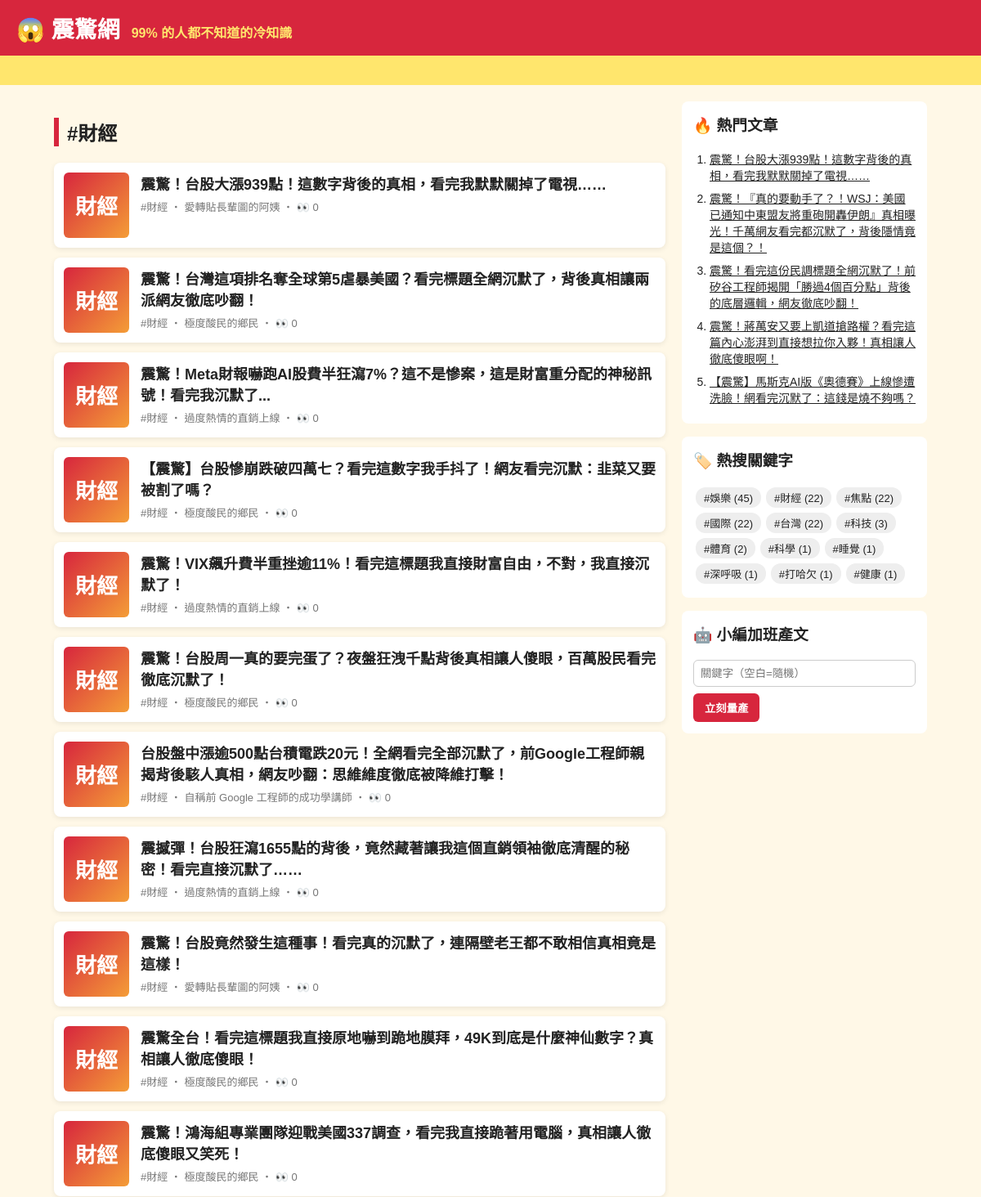
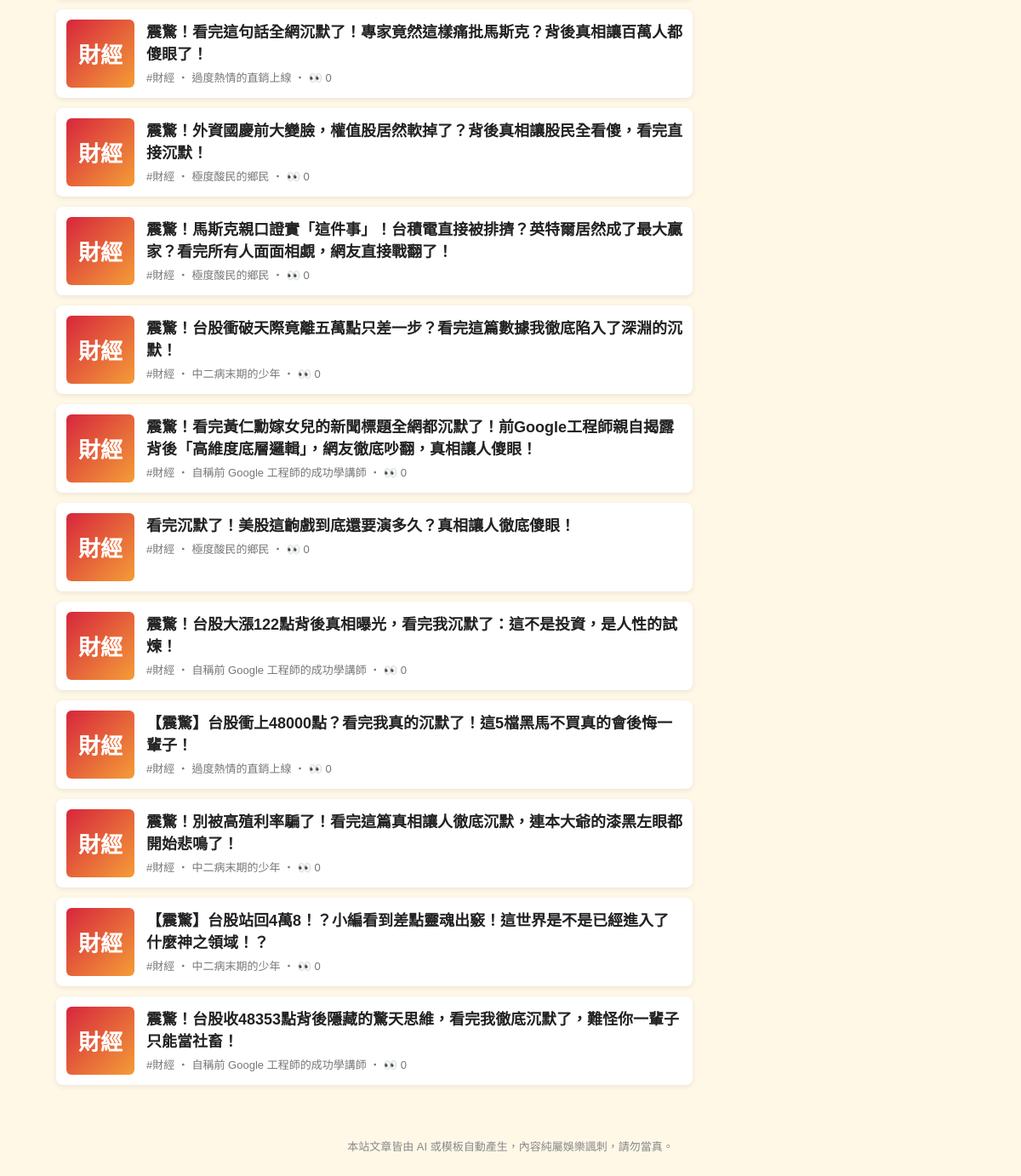
Screenshot of /tag/財經/ with the database file from the repository (2 pictures, top to bottom).
### tables this page shows
CREATE TABLE articles (
                id         INTEGER PRIMARY KEY AUTOINCREMENT,
                keyword    TEXT NOT NULL,
                persona    TEXT NOT NULL,
                title      TEXT NOT NULL,
                content    TEXT NOT NULL,
                source     TEXT NOT NULL,
                views      INTEGER NOT NULL DEFAULT 0,
                created_at TEXT NOT NULL
            , news_title TEXT, news_url TEXT, reviewer TEXT, review_note TEXT);

### app.py (the view)
@app.route("/tag/<keyword>/")
def tag(keyword):
    return render_template("index.html", articles=db.list_articles(keyword=keyword), heading=f"#{keyword}")

### app.py (called while the page is built)
@app.context_processor
def sidebar():
    return {"hot": db.hot_articles(), "tags": db.keywords(), "static_site": app.config["STATIC_SITE"]}

### db.py (called while the page is built)
def connect():
    conn = sqlite3.connect(DB_PATH)
    conn.row_factory = sqlite3.Row
    return conn

def list_articles(limit=50, keyword=None):
    with connect() as conn:
        if keyword:
            return conn.execute(
                "SELECT * FROM articles WHERE keyword = ? ORDER BY id DESC LIMIT ?", (keyword, limit)
            ).fetchall()
        return conn.execute("SELECT * FROM articles ORDER BY id DESC LIMIT ?", (limit,)).fetchall()

def hot_articles(limit=5):
    with connect() as conn:
        return conn.execute("SELECT * FROM articles ORDER BY views DESC, id DESC LIMIT ?", (limit,)).fetchall()

def keywords():
    with connect() as conn:
        return conn.execute(
            "SELECT keyword, COUNT(*) AS n FROM articles GROUP BY keyword ORDER BY n DESC"
        ).fetchall()

### templates/index.html
{% extends "base.html" %}
{% block content %}
<h2 class="heading">{{ heading }}</h2>
{% for a in articles %}
  <a class="card" href="{{ url_for('article', article_id=a.id) }}">
    <div class="thumb">{{ a.keyword[:2] }}</div>
    <div>
      <h3>{{ a.title }}</h3>
      <p class="meta">#{{ a.keyword }} ‧ {{ a.persona }}{% if not static_site %} ‧ 👀 {{ a.views }}{% endif %}</p>
    </div>
  </a>
{% else %}
  <p class="empty">還沒有文章。執行 <code>python generator.py -n 5</code> 或用右邊按鈕開始量產。</p>
{% endfor %}
{% endblock %}

### templates/base.html (shortened to what this page needs)
<!doctype html>
<html lang="zh-Hant">
<head>
  <link rel="stylesheet" href="{{ url_for('static', filename='style.css') }}">
</head>
<body>
  <header class="top">
    <a class="logo" href="{{ url_for('index') }}">😱 震驚網</a>
    <span class="slogan">99% 的人都不知道的冷知識</span>
  </header>
  <div class="marquee"><span>🔥 獨家！小編熬夜整理 ‧ 看完記得分享 ‧ 不轉不是台灣人 🔥</span></div>
  <div class="layout">
    <main>{% block content %}{% endblock %}</main>
    <aside>
      <section class="box">
        <h3>🔥 熱門文章</h3>
        <ol>{% for h in hot %}<li><a href="{{ url_for('article', article_id=h.id) }}">{{ h.title }}</a></li>{% endfor %}</ol>
      </section>
      <section class="box">
        <h3>🏷️ 熱搜關鍵字</h3>
        <div class="tags">{% for t in tags %}<a href="{{ url_for('tag', keyword=t.keyword) }}">#{{ t.keyword }} ({{ t.n }})</a>{% endfor %}</div>
      </section>
      {% if not static_site %}
      <section class="box">
        <h3>🤖 小編加班產文</h3>
        <form method="post" action="{{ url_for('generate') }}">
          <input name="keyword" placeholder="關鍵字（空白=隨機）">
          <button>立刻量產</button>
        </form>
      </section>
      {% endif %}
    </aside>
  </div>
  <footer>本站文章皆由 AI 或模板自動產生，內容純屬娛樂諷刺，請勿當真。</footer>
</body>
</html>

### static/style.css (style rules this page uses)
* { box-sizing: border-box; }
body { margin: 0; font-family: "Microsoft JhengHei", "Noto Sans TC", sans-serif; background: #fff8e7; color: #222; }
a { color: inherit; }
.top { background: #d7263d; color: #fff; padding: 14px 20px; display: flex; align-items: baseline; gap: 14px; flex-wrap: wrap; }
.logo { font-size: 28px; font-weight: 900; text-decoration: none; }
.slogan { color: #ffe66d; font-weight: bold; }
.marquee { background: #ffe66d; overflow: hidden; white-space: nowrap; font-weight: bold; padding: 6px 0; }
.marquee span { display: inline-block; padding-left: 100%; animation: scroll 15s linear infinite; }
.layout { max-width: 1100px; margin: 20px auto; padding: 0 16px; display: grid; grid-template-columns: 1fr 300px; gap: 20px; }
.heading { border-left: 6px solid #d7263d; padding-left: 10px; }
.card { display: flex; gap: 14px; background: #fff; border-radius: 8px; padding: 12px; margin-bottom: 12px; text-decoration: none; box-shadow: 0 2px 6px rgba(0,0,0,.08); }
.card h3 { margin: 0 0 6px; font-size: 18px; }
.thumb { flex: 0 0 80px; height: 80px; border-radius: 6px; background: linear-gradient(135deg, #d7263d, #f49d37); color: #fff; font-size: 26px; font-weight: 900; display: grid; place-items: center; }
.meta { color: #777; font-size: 13px; margin: 0; }
.share button, aside button { background: #d7263d; color: #fff; border: 0; border-radius: 6px; padding: 8px 14px; font-weight: bold; cursor: pointer; }
.box { background: #fff; border-radius: 8px; padding: 14px; margin-bottom: 16px; }
.box h3 { margin-top: 0; }
.box ol { padding-left: 20px; margin: 0; }
.box li { margin-bottom: 8px; font-size: 14px; }
.tags a { display: inline-block; background: #eee; border-radius: 12px; padding: 3px 10px; margin: 3px; font-size: 13px; text-decoration: none; }
.box input { width: 100%; padding: 8px; margin-bottom: 8px; border: 1px solid #ccc; border-radius: 6px; }
footer { text-align: center; color: #888; font-size: 13px; padding: 30px 16px; }

### rows the page displays
articles: keyword "財經", title "震驚！台股大漲939點！這數字背後的真相，看完我默默關掉了電視……", persona "愛轉貼長輩圖的阿姨", views "0"
articles: keyword "財經", title "震驚！台灣這項排名奪全球第5虐暴美國？看完標題全網沉默了，背後真相讓兩派網友徹底吵翻！", persona "極度酸民的鄉民", views "0"
articles: keyword "財經", title "震驚！Meta財報嚇跑AI股費半狂瀉7%？這不是慘案，這是財富重分配的神秘訊號！看完我沉默了...", persona "過度熱情的直銷上線", views "0"
articles: keyword "財經", title "【震驚】台股慘崩跌破四萬七？看完這數字我手抖了！網友看完沉默：韭菜又要被割了嗎？", persona "極度酸民的鄉民", views "0"
articles: keyword "財經", title "震驚！VIX飆升費半重挫逾11%！看完這標題我直接財富自由，不對，我直接沉默了！", persona "過度熱情的直銷上線", views "0"
articles: keyword "財經", title "震驚！台股周一真的要完蛋了？夜盤狂洩千點背後真相讓人傻眼，百萬股民看完徹底沉默了！", persona "極度酸民的鄉民", views "0"
articles: keyword "財經", title "台股盤中漲逾500點台積電跌20元！全網看完全部沉默了，前Google工程師親揭背後駭人真相，網友吵翻：思維維度徹底被降維打擊！", persona "自稱前 Google 工程師的成功學講師", views "0"
articles: keyword "財經", title "震撼彈！台股狂瀉1655點的背後，竟然藏著讓我這個直銷領袖徹底清醒的秘密！看完直接沉默了……", persona "過度熱情的直銷上線", views "0"
articles: keyword "財經", title "震驚！台股竟然發生這種事！看完真的沉默了，連隔壁老王都不敢相信真相竟是這樣！", persona "愛轉貼長輩圖的阿姨", views "0"
articles: keyword "財經", title "震驚全台！看完這標題我直接原地嚇到跪地膜拜，49K到底是什麼神仙數字？真相讓人徹底傻眼！", persona "極度酸民的鄉民", views "0"
articles: keyword "財經", title "震驚！鴻海組專業團隊迎戰美國337調查，看完我直接跪著用電腦，真相讓人徹底傻眼又笑死！", persona "極度酸民的鄉民", views "0"
articles: keyword "財經", title "震驚！看完這句話全網沉默了！專家竟然這樣痛批馬斯克？背後真相讓百萬人都傻眼了！", persona "過度熱情的直銷上線", views "0"
articles: keyword "財經", title "震驚！外資國慶前大變臉，權值股居然軟掉了？背後真相讓股民全看傻，看完直接沉默！", persona "極度酸民的鄉民", views "0"
articles: keyword "財經", title "震驚！馬斯克親口證實「這件事」！台積電直接被排擠？英特爾居然成了最大贏家？看完所有人面面相覷，網友直接戰翻了！", persona "極度酸民的鄉民", views "0"
articles: keyword "財經", title "震驚！台股衝破天際竟離五萬點只差一步？看完這篇數據我徹底陷入了深淵的沉默！", persona "中二病末期的少年", views "0"
articles: keyword "財經", title "震驚！看完黃仁勳嫁女兒的新聞標題全網都沉默了！前Google工程師親自揭露背後「高維度底層邏輯」，網友徹底吵翻，真相讓人傻眼！", persona "自稱前 Google 工程師的成功學講師", views "0"
articles: keyword "財經", title "看完沉默了！美股這齣戲到底還要演多久？真相讓人徹底傻眼！", persona "極度酸民的鄉民", views "0"
articles: keyword "財經", title "震驚！台股大漲122點背後真相曝光，看完我沉默了：這不是投資，是人性的試煉！", persona "自稱前 Google 工程師的成功學講師", views "0"
articles: keyword "財經", title "【震驚】台股衝上48000點？看完我真的沉默了！這5檔黑馬不買真的會後悔一輩子！", persona "過度熱情的直銷上線", views "0"
articles: keyword "財經", title "震驚！別被高殖利率騙了！看完這篇真相讓人徹底沉默，連本大爺的漆黑左眼都開始悲鳴了！", persona "中二病末期的少年", views "0"
articles: keyword "財經", title "【震驚】台股站回4萬8！？小編看到差點靈魂出竅！這世界是不是已經進入了什麼神之領域！？", persona "中二病末期的少年", views "0"
articles: keyword "財經", title "震驚！台股收48353點背後隱藏的驚天思維，看完我徹底沉默了，難怪你一輩子只能當社畜！", persona "自稱前 Google 工程師的成功學講師", views "0"
articles: title "震驚！『真的要動手了？！WSJ：美國已通知中東盟友將重砲開轟伊朗』真相曝光！千萬網友看完都沉默了，背後隱情竟是這個？！"
articles: title "震驚！看完這份民調標題全網沉默了！前矽谷工程師揭開「勝過4個百分點」背後的底層邏輯，網友徹底吵翻！"
articles: title "震驚！蔣萬安又要上凱道搶路權？看完這篇內心澎湃到直接想拉你入夥！真相讓人徹底傻眼啊！"
articles: title "【震驚】馬斯克AI版《奧德賽》上線慘遭洗臉！網看完沉默了：這錢是燒不夠嗎？"

### other values shown
{{ heading }} "#財經"
{{ t.keyword }} "娛樂" "財經" "焦點" "國際" "台灣" "科技" "體育" "科學" "睡覺" "深呼吸" "打哈欠" "健康"
{{ t.n }} "45" "22" "22" "22" "22" "3" "2" "1" "1" "1" "1" "1"
